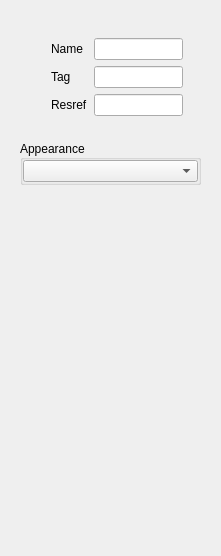
<?xml version="1.0" encoding="UTF-8"?>
<ui version="4.0">
 <class>PlaceableGeneralView</class>
 <widget class="QWidget" name="PlaceableGeneralView">
  <property name="geometry">
   <rect>
    <x>0</x>
    <y>0</y>
    <width>221</width>
    <height>556</height>
   </rect>
  </property>
  <property name="windowTitle">
   <string>Form</string>
  </property>
  <layout class="QHBoxLayout" name="horizontalLayout">
   <item>
    <widget class="QWidget" name="widget" native="true">
     <layout class="QVBoxLayout" name="verticalLayout">
      <item>
       <widget class="QWidget" name="widget_5" native="true">
        <property name="sizePolicy">
         <sizepolicy hsizetype="Preferred" vsizetype="Fixed">
          <horstretch>0</horstretch>
          <verstretch>0</verstretch>
         </sizepolicy>
        </property>
        <layout class="QHBoxLayout" name="horizontalLayout_4">
         <item>
          <widget class="QLabel" name="portrait">
           <property name="sizePolicy">
            <sizepolicy hsizetype="Preferred" vsizetype="Fixed">
             <horstretch>0</horstretch>
             <verstretch>0</verstretch>
            </sizepolicy>
           </property>
           <property name="text">
            <string/>
           </property>
          </widget>
         </item>
         <item>
          <widget class="QWidget" name="widget_2" native="true">
           <property name="sizePolicy">
            <sizepolicy hsizetype="Preferred" vsizetype="Fixed">
             <horstretch>0</horstretch>
             <verstretch>0</verstretch>
            </sizepolicy>
           </property>
           <layout class="QGridLayout" name="gridLayout">
            <item row="0" column="0">
             <widget class="QLabel" name="label">
              <property name="text">
               <string>Name</string>
              </property>
             </widget>
            </item>
            <item row="0" column="1">
             <widget class="StrrefLineEdit" name="name"/>
            </item>
            <item row="1" column="0">
             <widget class="QLabel" name="label_2">
              <property name="text">
               <string>Tag</string>
              </property>
             </widget>
            </item>
            <item row="1" column="1">
             <widget class="QLineEdit" name="tag"/>
            </item>
            <item row="2" column="0">
             <widget class="QLabel" name="label_3">
              <property name="text">
               <string>Resref</string>
              </property>
             </widget>
            </item>
            <item row="2" column="1">
             <widget class="QLineEdit" name="resref"/>
            </item>
           </layout>
          </widget>
         </item>
        </layout>
       </widget>
      </item>
      <item>
       <widget class="QGroupBox" name="groupBox">
        <property name="sizePolicy">
         <sizepolicy hsizetype="Preferred" vsizetype="Fixed">
          <horstretch>0</horstretch>
          <verstretch>0</verstretch>
         </sizepolicy>
        </property>
        <property name="title">
         <string>Appearance</string>
        </property>
        <property name="alignment">
         <set>Qt::AlignmentFlag::AlignLeading|Qt::AlignmentFlag::AlignLeft|Qt::AlignmentFlag::AlignVCenter</set>
        </property>
        <layout class="QHBoxLayout" name="horizontalLayout_2">
         <property name="leftMargin">
          <number>0</number>
         </property>
         <property name="topMargin">
          <number>0</number>
         </property>
         <property name="rightMargin">
          <number>0</number>
         </property>
         <property name="bottomMargin">
          <number>0</number>
         </property>
         <item>
          <widget class="QComboBox" name="appearance"/>
         </item>
        </layout>
       </widget>
      </item>
      <item>
       <widget class="QWidget" name="widget_3" native="true">
        <property name="sizePolicy">
         <sizepolicy hsizetype="Preferred" vsizetype="Fixed">
          <horstretch>0</horstretch>
          <verstretch>0</verstretch>
         </sizepolicy>
        </property>
        <layout class="QHBoxLayout" name="horizontalLayout_3">
         <property name="leftMargin">
          <number>0</number>
         </property>
         <property name="topMargin">
          <number>0</number>
         </property>
         <property name="rightMargin">
          <number>0</number>
         </property>
         <property name="bottomMargin">
          <number>0</number>
         </property>
        </layout>
       </widget>
      </item>
      <item>
       <widget class="PlaceableProperties" name="properties" native="true"/>
      </item>
     </layout>
    </widget>
   </item>
  </layout>
 </widget>
 <customwidgets>
  <customwidget>
   <class>PlaceableProperties</class>
   <extends>QWidget</extends>
   <header>placeableproperties.h</header>
   <container>1</container>
  </customwidget>
  <customwidget>
   <class>StrrefLineEdit</class>
   <extends>QLineEdit</extends>
   <header>../strreflineedit.h</header>
  </customwidget>
 </customwidgets>
 <resources/>
 <connections/>
</ui>
